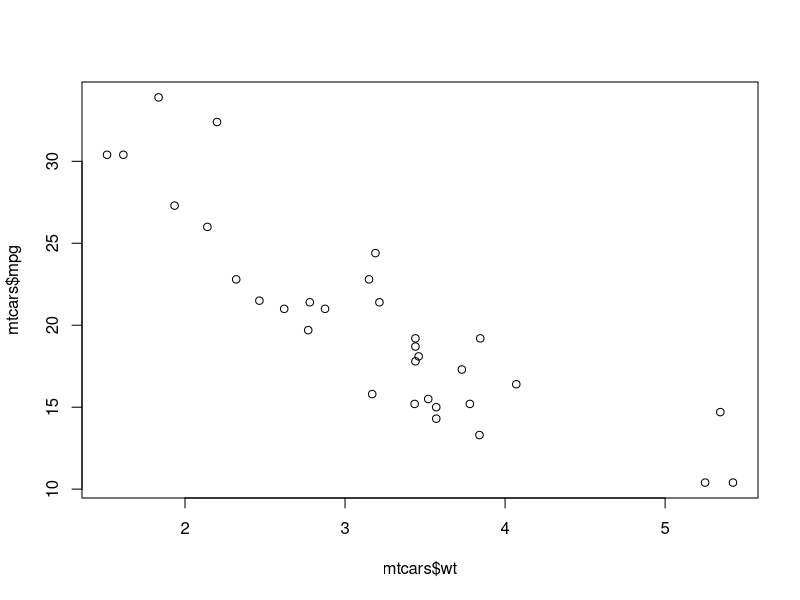
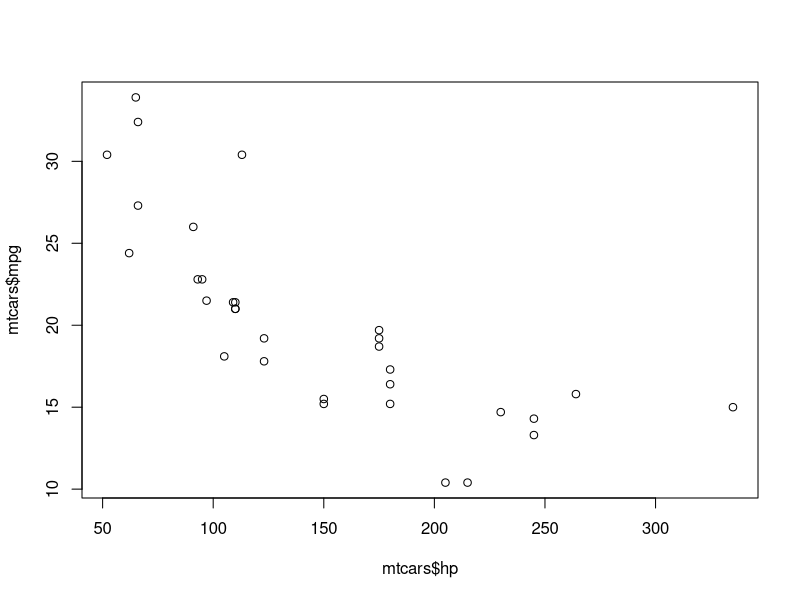

Source code (R) for these figures, in order:
## ---- chunk 1
plot(mtcars$wt, mtcars$mpg)
## ---- chunk 2
plot(mtcars$hp, mtcars$mpg)
## ---- chunk 3
x <- mtcars$wt
mean(x)
## ---- chunk 4
round(sd(x), 3)
